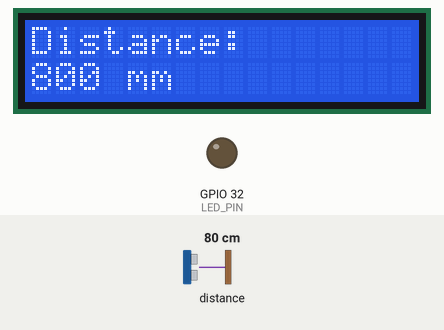
This program was run on a simulated ESP32. On the bench: 16×2 character LCD, output pins drawn as LEDs (lit = HIGH). The inputs (shaded band) are chosen by the test bench; at power-on: distance to the obstacle 80 cm.

Above: at 2.2 s.
2.3 s: distance to the obstacle set to 2 cm
At 4.4 s:
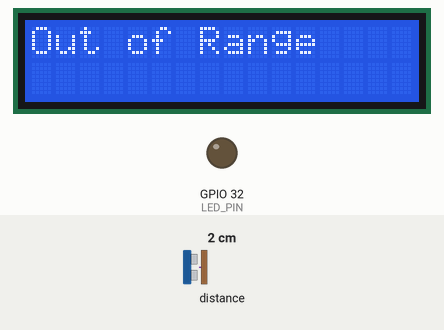
4.7 s: distance to the obstacle set to 7 cm
6.5 s: distance to the obstacle set to 10 cm
At 8.6 s:
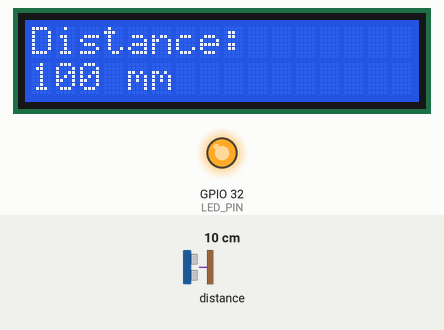
8.9 s: distance to the obstacle set to 4 cm
At 10.3 s:
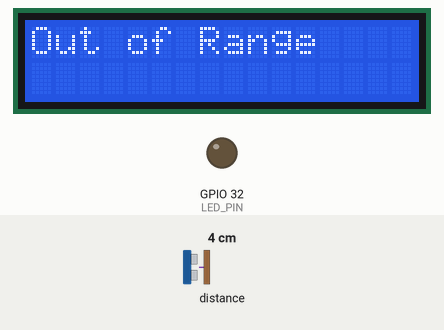
Timing chart, 0 to 11.9 s (numbered marks = the images above; inputs shaded):
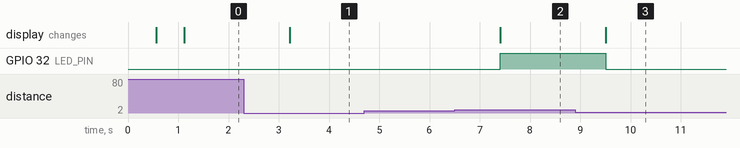

Measured:
- the behaviour switches between 8 and 9 cm on distance to the obstacle (found by bisection; images 1 and 2)
- after the input at 2.3 s, the display: changes after 0.92 s (image 1)
- after the input at 4.7 s, every drawn part: stays the same
- after the input at 6.5 s, GPIO 32 (LED_PIN): LOW → HIGH after 0.91 s; the display: changes after 0.91 s (image 2)
- after the input at 8.9 s, GPIO 32 (LED_PIN): HIGH → LOW after 0.61 s; the display: changes after 0.61 s (image 3)

The program:

main.cpp
```cpp
#include <Arduino.h>
#include "Adafruit_VL53L0X.h" //libary for distsensor
#include "LiquidCrystal_I2C.h" //library for controling the LCD display

//global constants
#define LED_PIN 32
#define SDA_PIN 21
#define SCL_PIN 23
#define ADDRESS_DISPLAY 0x27
//ADDRESS_SENSOR default is 0x29

//scrapped line for tuning sensor
//#define SENSOR_READING_OFFSET 0;

//global variables
Adafruit_VL53L0X distSensor = Adafruit_VL53L0X();
LiquidCrystal_I2C display(ADDRESS_DISPLAY, 16, 2);

//function declarations
void ERROR();

void setup() {
  //setup pins
  pinMode(LED_PIN, OUTPUT);

  //INIT DISTANCE SENSOR
  //begin returns 0 if sensor did not initalize properly
  if (!distSensor.begin())
  {
    ERROR();
  }
  //wait for distance sensor to init
  delay(500);

  //INIT DISPLAY
  display.init();
  display.backlight();
  //wait for display to initalize, clear the display and start cursor at begining.
  delay(500);
  display.clear();
  display.setCursor(0,0);
}

void loop() {
  VL53L0X_RangingMeasurementData_t dist;
  bool ledStatus = false;
  //get sensor distance reading
  distSensor.rangingTest(&dist, false);

  //scrapped line for tuning sensor.
  //dist.RangeMilliMeter += SENSOR_READING_OFFSET;


  //reset from last reading
  display.clear();
  display.setCursor(0,0);

  //display only distances 0.1 m <= distances <= 1.2 m  with +- 10%
  //this means display readings dist of 90 mm <= readings <= 1080 mm


  if (dist.RangeMilliMeter >= 90 && dist.RangeMilliMeter <= 1360){
    display.print("Distance:");
    display.setCursor(0, 1);
    display.print(dist.RangeMilliMeter);
    display.print(" mm");

    //light up led only distances 0.5 m <= distances with +- 10%
    //this means led lights up for readings dist of 550 mm <= readings
    if (dist.RangeMilliMeter <= 550 ){
      //object is there
      ledStatus = true;
    }
    else{
      //object is removed aka not there
      ledStatus = false;
    }

  }
  else{
    display.print("Out of Range");
    ledStatus = false;
  }
  //update pin based on LED status
  digitalWrite(LED_PIN, ledStatus);
  //wait one second to take another reading
  delay(1000);
}

//for debugging, indicate an error by flashing led
void ERROR(){
  while (1){
    digitalWrite(LED_PIN, HIGH);
    delay(250);
    digitalWrite(LED_PIN, LOW);
    delay(250);
  }
}
```
